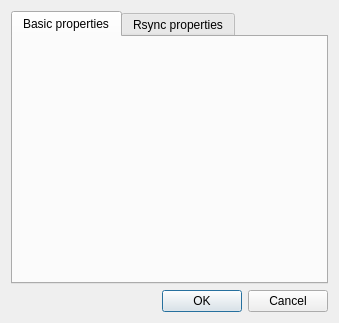
<?xml version="1.0" encoding="UTF-8"?>
<ui version="4.0">
 <class>EditRsyncFsBackupJobDialog</class>
 <widget class="QDialog" name="EditRsyncFsBackupJobDialog">
  <property name="geometry">
   <rect>
    <x>0</x>
    <y>0</y>
    <width>339</width>
    <height>323</height>
   </rect>
  </property>
  <property name="windowTitle">
   <string>Rsync Backup Configuration</string>
  </property>
  <layout class="QVBoxLayout" name="verticalLayout_2">
   <item>
    <widget class="QTabWidget" name="tabWidget">
     <property name="currentIndex">
      <number>0</number>
     </property>
     <widget class="QWidget" name="basicTab">
      <attribute name="title">
       <string>Basic properties</string>
      </attribute>
     </widget>
     <widget class="QWidget" name="rsyncTab">
      <attribute name="title">
       <string>Rsync properties</string>
      </attribute>
      <layout class="QVBoxLayout" name="verticalLayout_3">
       <item>
        <widget class="QGroupBox" name="groupBox">
         <property name="title">
          <string>Exclusion list</string>
         </property>
         <layout class="QHBoxLayout" name="horizontalLayout">
          <item>
           <widget class="QListWidget" name="exclusionListWidget"/>
          </item>
          <item>
           <layout class="QVBoxLayout" name="verticalLayout">
            <item>
             <widget class="QPushButton" name="addExclusionButton">
              <property name="text">
               <string>Add</string>
              </property>
             </widget>
            </item>
            <item>
             <widget class="QPushButton" name="removeExclusionButton">
              <property name="text">
               <string>Remove</string>
              </property>
             </widget>
            </item>
            <item>
             <spacer name="verticalSpacer">
              <property name="orientation">
               <enum>Qt::Vertical</enum>
              </property>
              <property name="sizeHint" stdset="0">
               <size>
                <width>20</width>
                <height>40</height>
               </size>
              </property>
             </spacer>
            </item>
           </layout>
          </item>
         </layout>
        </widget>
       </item>
      </layout>
     </widget>
    </widget>
   </item>
   <item>
    <widget class="QDialogButtonBox" name="closeButtonBox">
     <property name="orientation">
      <enum>Qt::Horizontal</enum>
     </property>
     <property name="standardButtons">
      <set>QDialogButtonBox::Cancel|QDialogButtonBox::Ok</set>
     </property>
    </widget>
   </item>
  </layout>
 </widget>
 <resources/>
 <connections>
  <connection>
   <sender>closeButtonBox</sender>
   <signal>accepted()</signal>
   <receiver>EditRsyncFsBackupJobDialog</receiver>
   <slot>accept()</slot>
   <hints>
    <hint type="sourcelabel">
     <x>248</x>
     <y>254</y>
    </hint>
    <hint type="destinationlabel">
     <x>157</x>
     <y>274</y>
    </hint>
   </hints>
  </connection>
  <connection>
   <sender>closeButtonBox</sender>
   <signal>rejected()</signal>
   <receiver>EditRsyncFsBackupJobDialog</receiver>
   <slot>reject()</slot>
   <hints>
    <hint type="sourcelabel">
     <x>316</x>
     <y>260</y>
    </hint>
    <hint type="destinationlabel">
     <x>286</x>
     <y>274</y>
    </hint>
   </hints>
  </connection>
 </connections>
</ui>
